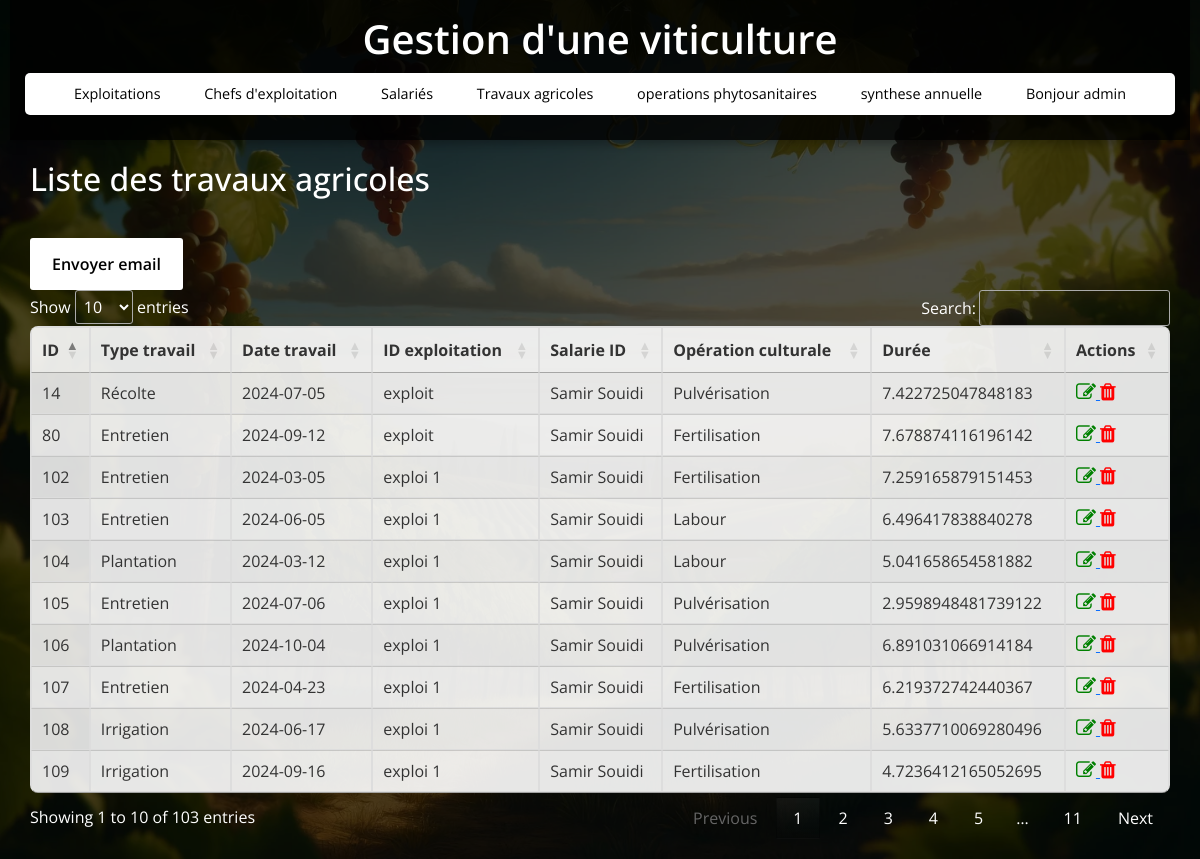
Page /travaux (signed in) on the committed database.
### tables this page shows
CREATE TABLE travaux_agricoles (
                    id_travail INTEGER PRIMARY KEY,
                    type_travail TEXT,
                    date_travail TEXT,
                    id_exploitation INTEGER,
                    salarie_id INTEGER,
                    operation_culturale TEXT,
                    Duree FLOAT,
                    id_operation_sanitaire INTEGER,
                    FOREIGN KEY(id_operation_sanitaire) REFERENCES operations_phytosanitaires(id_operation_sanitaire),
                    FOREIGN KEY(id_exploitation) REFERENCES exploitations(id_exploitation)
                );

CREATE TABLE exploitations (
                    id_exploitation INTEGER PRIMARY KEY,
                    nom_exploitation TEXT,
                    superficie REAL
                );

CREATE TABLE salaries (
                    id_salarie INTEGER PRIMARY KEY,
                    identifiant_sal TEXT,
                    nom_salarie TEXT,
                    prenom_salarie TEXT,
                    date_embauche TEXT,
                    id_exploitation INTEGER,
                    FOREIGN KEY(id_exploitation) REFERENCES exploitations(id_exploitation)
                );

### app.py (the view)
@app.route('/travaux')
def travaux():
    if 'user_id' not in session:
        return redirect(url_for('login'))
    conn = get_db_connection()
    travaux = conn.execute('SELECT * FROM travaux_agricoles  join exploitations on exploitations.id_exploitation=travaux_agricoles.id_exploitation join salaries on salaries.id_salarie=travaux_agricoles.salarie_id ').fetchall()
    conn.close()
    return render_template('travaux_agricoles.html', travaux=travaux)

### app.py (called while the page is built)
def get_db_connection():
    conn = sqlite3.connect(DB_NAME)
    conn.row_factory = sqlite3.Row  # Retourne les résultats sous forme de dictionnaire
    return conn

### templates/travaux_agricoles.html (shortened to what this page needs)
{% extends 'base.html' %}
{% block content %}
    <h2>Liste des travaux agricoles</h2>
    <form action="{{ url_for('envoimail', nom=session.get('admin')) }}" method="POST">
        <button class="button" type="submit">Envoyer email</button>
    </form>
    <table id="travauxTable" class="display">
        <thead>
            <tr>
                <th>ID</th>
                <th>Type travail</th>
                <th>Date travail</th>
                <th>ID exploitation</th>
                <th>Salarie ID</th>
                <th>Opération culturale</th>
                <th>Durée</th>
                <th>Actions</th>
            </tr>
        </thead>
        <tbody>
            {% for travail in travaux %}
            <tr>
                <td>{{ travail.id_travail }}</td>
                <td>{{ travail.type_travail }}</td>
                <td>{{ travail.date_travail }}</td>
                <td>{{ travail.nom_exploitation }}</td>
                <td>{{ travail.nom_salarie }}  {{ travail.prenom_salarie }}</td>
                <td>{{ travail.operation_culturale }}</td>
                <td>{{ travail.Duree }}</td>
                <td>
                    <a href="{{ url_for('edit_travail', id=travail.id_travail) }}">
                        <i class="fa fa-edit" style="font-size:20px;color:green"></i>
                    </a>
                    <a href="{{ url_for('delete_travail', id=travail.id_travail) }}">
                        <i class="fa fa-trash" style="font-size:20px;color:red;"></i>
                    </a>
                </td>
            </tr>
            {% endfor %}
        </tbody>
    </table>
{% endblock %}

### static/style.css (style rules this page uses)
* { margin: 0; padding: 0; box-sizing: border-box; font-family: "Open Sans", sans-serif; }
body { display: flex; flex-direction: column; align-items: center; justify-content: flex-start; min-height: 100vh; width: 100%; background: url("./img/viticulture.webp") center/cover no-repeat, #000; padding: 0 10px; position: relative; overflow-y: auto; color: #fff; }
body::before { content: ""; position: absolute; width: 100%; height: 100%; background: rgba(0, 0, 0, 0.7); z-index: -1; }
table { width: 100%; border-collapse: collapse; margin-top: 20px; background: rgba(255, 255, 255, 0.9); color: #333; border-radius: 8px; overflow: hidden; }
table, th, td { border: 1px solid #ddd; }
th, td { padding: 8px; text-align: left; }
h2 { font-size: 2rem; margin-bottom: 20px; color: #fff; }
.button { background: #fff; color: #000; font-weight: 600; border: none; padding: 12px 20px; cursor: pointer; border-radius: 3px; font-size: 16px; border: 2px solid transparent; transition: 0.3s ease; margin-top: 20px; }

### rows in the picture
travaux_agricoles: id_travail "14", type_travail "Récolte", date_travail "2024-07-05", nom_exploitation "exploit", nom_salarie "Samir", prenom_salarie "Souidi", operation_culturale "Pulvérisation", Duree "7.422725047848183"
travaux_agricoles: id_travail "80", type_travail "Entretien", date_travail "2024-09-12", nom_exploitation "exploit", nom_salarie "Samir", prenom_salarie "Souidi", operation_culturale "Fertilisation", Duree "7.678874116196142"
travaux_agricoles: id_travail "102", type_travail "Entretien", date_travail "2024-03-05", nom_exploitation "exploi 1", nom_salarie "Samir", prenom_salarie "Souidi", operation_culturale "Fertilisation", Duree "7.259165879151453"
travaux_agricoles: id_travail "103", type_travail "Entretien", date_travail "2024-06-05", nom_exploitation "exploi 1", nom_salarie "Samir", prenom_salarie "Souidi", operation_culturale "Labour", Duree "6.496417838840278"
travaux_agricoles: id_travail "104", type_travail "Plantation", date_travail "2024-03-12", nom_exploitation "exploi 1", nom_salarie "Samir", prenom_salarie "Souidi", operation_culturale "Labour", Duree "5.041658654581882"
travaux_agricoles: id_travail "105", type_travail "Entretien", date_travail "2024-07-06", nom_exploitation "exploi 1", nom_salarie "Samir", prenom_salarie "Souidi", operation_culturale "Pulvérisation", Duree "2.9598948481739122"
travaux_agricoles: id_travail "106", type_travail "Plantation", date_travail "2024-10-04", nom_exploitation "exploi 1", nom_salarie "Samir", prenom_salarie "Souidi", operation_culturale "Pulvérisation", Duree "6.891031066914184"
travaux_agricoles: id_travail "107", type_travail "Entretien", date_travail "2024-04-23", nom_exploitation "exploi 1", nom_salarie "Samir", prenom_salarie "Souidi", operation_culturale "Fertilisation", Duree "6.219372742440367"
travaux_agricoles: id_travail "108", type_travail "Irrigation", date_travail "2024-06-17", nom_exploitation "exploi 1", nom_salarie "Samir", prenom_salarie "Souidi", operation_culturale "Pulvérisation", Duree "5.6337710069280496"
travaux_agricoles: id_travail "109", type_travail "Irrigation", date_travail "2024-09-16", nom_exploitation "exploi 1", nom_salarie "Samir", prenom_salarie "Souidi", operation_culturale "Fertilisation", Duree "4.7236412165052695"

### other values in the picture
{{ session.get('admin') }} "admin"
